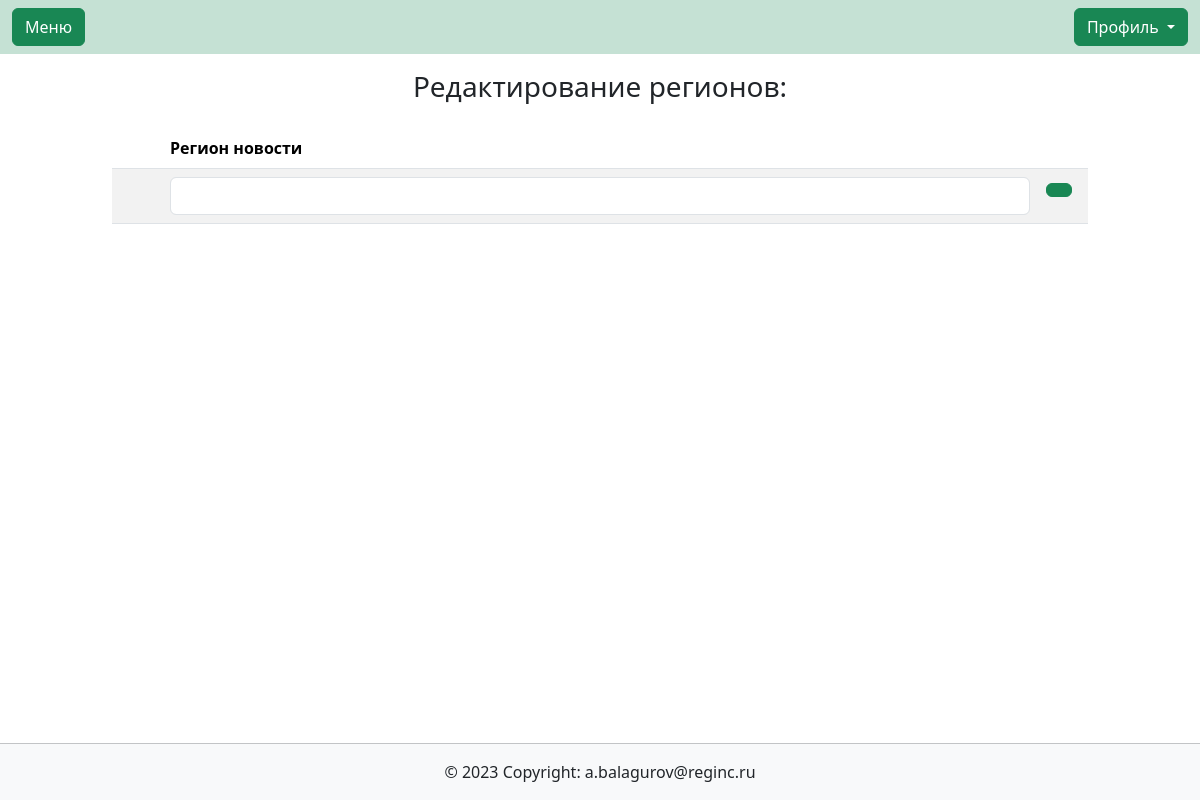
The page /contentmanagment/regions/ on the database as committed earlier.
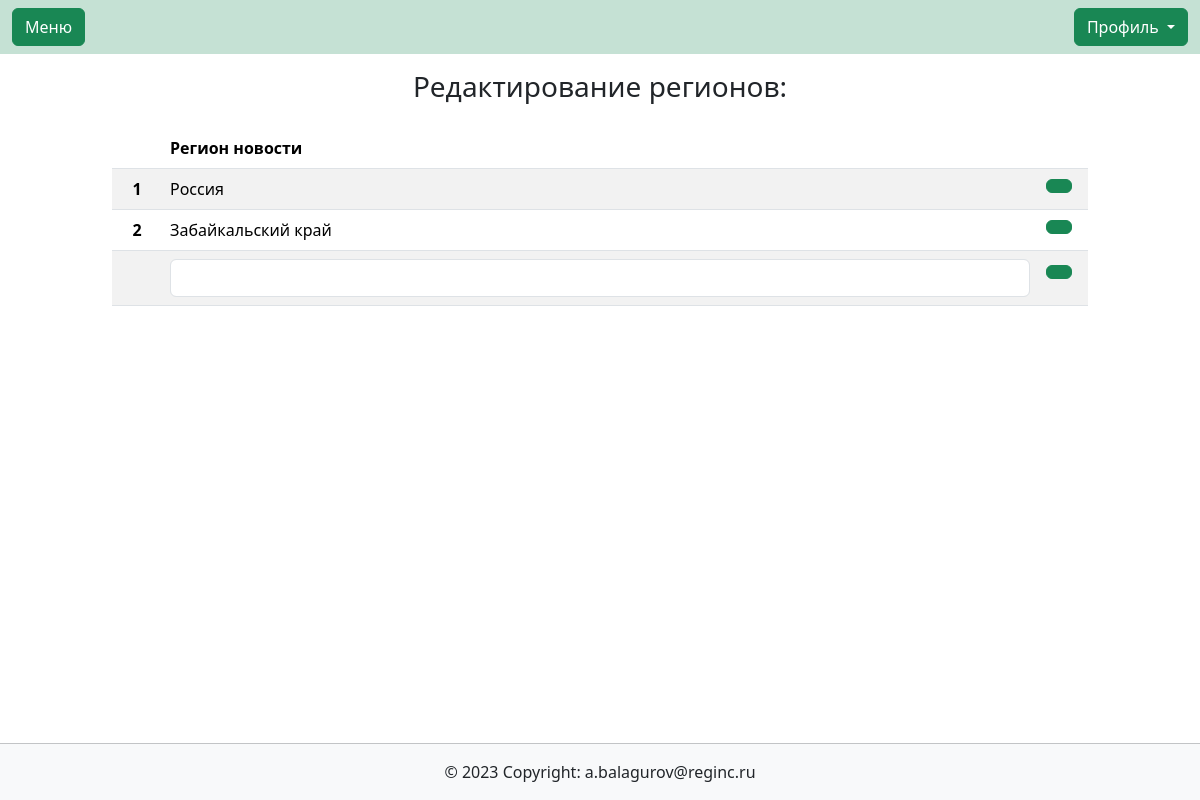
The same page on the database as committed later.
### main/models.py (models this page shows, shortened)
class RegionModel(models.Model):
    description = models.CharField(max_length=100, blank=True)
    class Meta:
        verbose_name_plural = 'Регионы'
    def get_absolute_url(self):
        return reverse('contentmanagment:regions', kwargs={'id': self.id})

### contentmanagment/views.py (the view)
# urls.py: path('regions/', views.regions, name='regions'),
def regions(request, id=None):
    regions = RegionModel.objects.all()
    form = RegionForm()
    if id != None:
        instance = RegionModel.objects.get(pk=id)
        form = RegionForm(instance=instance)
    context = {
        'regions': regions,
        'form': form,
        'id': id
    }
    return render(request, 'contentmanagment/regions.html', context)

### contentmanagment/forms.py
class RegionForm(forms.ModelForm):
    class Meta:
        model = RegionModel
        fields = ['description']
        widgets = {
            'description': forms.TextInput(attrs={'class': 'form-control'}),
        }

### contentmanagment/templates/contentmanagment/regions.html (shortened to what this page needs)
{% extends  'base.html' %}
{% load bootstrap_icons %}
{% block content %}
    <h3 class="text-center py-3">Редактирование регионов:</h3>
    <div class="container col-12 col-md-10">
    <table class="table table-striped">
        <thead>
          <tr>
            <th scope="col"></th>
            <th scope="col">Регион новости</th>
            <th scope="col"></th>
          </tr>
        </thead>
        <tbody>
        {% for region in regions %}
            <tr class="my-auto align-items-center">
                <th scope="row" class="my-auto py-auto text-center" style="width: 50px;">{{ forloop.counter }}</th>
                <td class="my-auto py-auto align-items-center">{{ region.description }}</td>
                <td class="my-1 py-1" style="width: 50px;"><a class="btn btn-success" href="{{ region.get_absolute_url }}">{% bs_icon 'pencil' size='1.3em' %}</a></td>
            </tr>
        {% endfor %}
            <form method="post">
                <tr class="my-auto align-items-center">
                    <th scope="row" class="my-auto text-center" style="width: 50px;"></th>
                    <td class="my-auto py-auto align-items-center">{{ form.description }}</td>
                    <td class="my-auto" style="width: 50px;"><button type="submit" class="btn btn-success"> </button></td>
                </tr>
            </form>
        </tbody>
    </table>
</div>
{% endblock content %}

Rows that differ between the two databases and show on the page:
added RegionModel: description "Россия"
added RegionModel: description "Забайкальский край"
